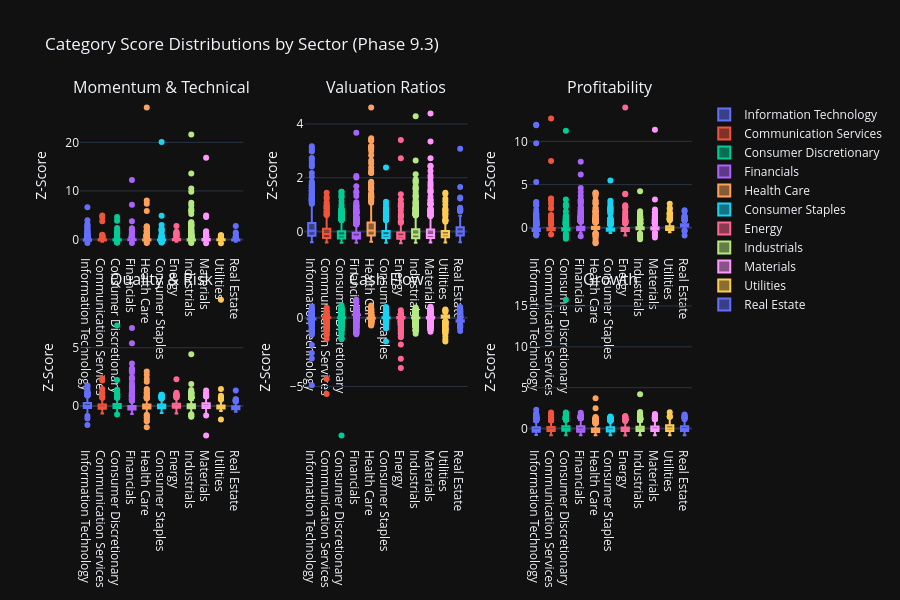

Write notebook code for a chart like this one.
### Code cell
# Visualization 4: Category Distribution Box Plots
print("\n📊 Category Distribution Box Plots:")

# Create box plots for each category showing distribution across sectors
if 'category_score_matrix' in locals() and not category_score_matrix.empty:
    # Add sector information to category scores
    category_scores_with_sector = category_score_matrix.copy()
    category_scores_with_sector['sector'] = all_stocks_scaled['sector'].values

    # Create subplot grid for all categories
    from plotly.subplots import make_subplots
    import math

    categories = [col for col in category_score_matrix.columns]
    n_categories = len(categories)
    n_cols = 3
    n_rows = math.ceil(n_categories / n_cols)

    fig_box = make_subplots(
            rows=n_rows,
            cols=n_cols,
            subplot_titles=categories,
            vertical_spacing=0.12,
            horizontal_spacing=0.1
            )

    for idx, category in enumerate(categories):
        row = idx // n_cols + 1
        col = idx % n_cols + 1

        # Create box plot data for this category
        for sector in category_scores_with_sector['sector'].unique():
            if pd.notna(sector):
                sector_data = category_scores_with_sector[
                    category_scores_with_sector['sector'] == sector
                    ][category].dropna()

                fig_box.add_trace(
                        go.Box(
                                y=sector_data,
                                name=sector,
                                showlegend=(idx == 0),  # Only show legend for first subplot
                                marker_color=px.colors.qualitative.Plotly[
                                    list(category_scores_with_sector['sector'].unique()).index(sector) % 10
                                    ]
                                ),
                        row=row,
                        col=col
                        )

    fig_box.update_layout(
            title_text="Category Score Distributions by Sector (Phase 9.3)",
            height=300 * n_rows,
            showlegend=True
            )

    fig_box.update_yaxes(title_text="Z-Score")

    fig_box.show()
    output_path = eda_output_dir / "phase93_category_distributions_boxplots.html"
    fig_box.write_html(output_path)

    print(f"\n✓ Category distribution box plots complete")
    print(f"  Categories visualized: {n_categories}")
    print(f"  Grid layout: {n_rows}×{n_cols}")
    print(f"  Output: {output_path}")

    # Identify categories with highest variance
    category_variances = category_score_matrix.var().sort_values(ascending=False)
    print(f"\n  📊 Categories with Highest Variance:")
    for category, variance in category_variances.head(5).items():
        print(f"    {category}: {variance:.2f}")
else:
    print("  ⚠️ No category score data available for box plots")

### Figure 1 — Plotly figure (JSON) as saved in the notebook; plotly's stock layout.template omitted (floating-point values rounded to 4 significant figures; data arrays with more than 128 entries replaced by an {"elided": "..."} marker saying what was removed)
{"data": [{"marker": {"color": "#636EFA"}, "name": "Information Technology", "showlegend": true, "y": {"elided": "859 float values"}, "type": "box", "xaxis": "x", "yaxis": "y"}, {"marker": {"color": "#EF553B"}, "name": "Communication Services", "showlegend": true, "y": {"elided": "337 float values"}, "type": "box", "xaxis": "x", "yaxis": "y"}, {"marker": {"color": "#00CC96"}, "name": "Consumer Discretionary", "showlegend": true, "y": {"elided": "804 float values"}, "type": "box", "xaxis": "x", "yaxis": "y"}, {"marker": {"color": "#AB63FA"}, "name": "Financials", "showlegend": true, "y": {"elided": "1120 float values"}, "type": "box", "xaxis": "x", "yaxis": "y"}, {"marker": {"color": "#FFA15A"}, "name": "Health Care", "showlegend": true, "y": {"elided": "674 float values"}, "type": "box", "xaxis": "x", "yaxis": "y"}, {"marker": {"color": "#19D3F3"}, "name": "Consumer Staples", "showlegend": true, "y": {"elided": "478 float values"}, "type": "box", "xaxis": "x", "yaxis": "y"}, {"marker": {"color": "#FF6692"}, "name": "Energy", "showlegend": true, "y": {"elided": "323 float values"}, "type": "box", "xaxis": "x", "yaxis": "y"}, {"marker": {"color": "#B6E880"}, "name": "Industrials", "showlegend": true, "y": {"elided": "1305 float values"}, "type": "box", "xaxis": "x", "yaxis": "y"}, {"marker": {"color": "#FF97FF"}, "name": "Materials", "showlegend": true, "y": {"elided": "651 float values"}, "type": "box", "xaxis": "x", "yaxis": "y"}, {"marker": {"color": "#FECB52"}, "name": "Utilities", "showlegend": true, "y": {"elided": "274 float values"}, "type": "box", "xaxis": "x", "yaxis": "y"}, {"marker": {"color": "#636EFA"}, "name": "Real Estate", "showlegend": true, "y": {"elided": "208 float values"}, "type": "box", "xaxis": "x", "yaxis": "y"}, {"marker": {"color": "#636EFA"}, "name": "Information Technology", "showlegend": false, "y": {"elided": "859 float values"}, "type": "box", "xaxis": "x2", "yaxis": "y2"}, {"marker": {"color": "#EF553B"}, "name": "Communication Services", "showlegend": false, "y": {"elided": "337 float values"}, "type": "box", "xaxis": "x2", "yaxis": "y2"}, {"marker": {"color": "#00CC96"}, "name": "Consumer Discretionary", "showlegend": false, "y": {"elided": "804 float values"}, "type": "box", "xaxis": "x2", "yaxis": "y2"}, {"marker": {"color": "#AB63FA"}, "name": "Financials", "showlegend": false, "y": {"elided": "1120 float values"}, "type": "box", "xaxis": "x2", "yaxis": "y2"}, {"marker": {"color": "#FFA15A"}, "name": "Health Care", "showlegend": false, "y": {"elided": "674 float values"}, "type": "box", "xaxis": "x2", "yaxis": "y2"}, {"marker": {"color": "#19D3F3"}, "name": "Consumer Staples", "showlegend": false, "y": {"elided": "478 float values"}, "type": "box", "xaxis": "x2", "yaxis": "y2"}, {"marker": {"color": "#FF6692"}, "name": "Energy", "showlegend": false, "y": {"elided": "323 float values"}, "type": "box", "xaxis": "x2", "yaxis": "y2"}, {"marker": {"color": "#B6E880"}, "name": "Industrials", "showlegend": false, "y": {"elided": "1305 float values"}, "type": "box", "xaxis": "x2", "yaxis": "y2"}, {"marker": {"color": "#FF97FF"}, "name": "Materials", "showlegend": false, "y": {"elided": "651 float values"}, "type": "box", "xaxis": "x2", "yaxis": "y2"}, {"marker": {"color": "#FECB52"}, "name": "Utilities", "showlegend": false, "y": {"elided": "274 float values"}, "type": "box", "xaxis": "x2", "yaxis": "y2"}, {"marker": {"color": "#636EFA"}, "name": "Real Estate", "showlegend": false, "y": {"elided": "208 float values"}, "type": "box", "xaxis": "x2", "yaxis": "y2"}, {"marker": {"color": "#636EFA"}, "name": "Information Technology", "showlegend": false, "y": {"elided": "859 float values"}, "type": "box", "xaxis": "x3", "yaxis": "y3"}, {"marker": {"color": "#EF553B"}, "name": "Communication Services", "showlegend": false, "y": {"elided": "337 float values"}, "type": "box", "xaxis": "x3", "yaxis": "y3"}, {"marker": {"color": "#00CC96"}, "name": "Consumer Discretionary", "showlegend": false, "y": {"elided": "804 float values"}, "type": "box", "xaxis": "x3", "yaxis": "y3"}, {"marker": {"color": "#AB63FA"}, "name": "Financials", "showlegend": false, "y": {"elided": "1120 float values"}, "type": "box", "xaxis": "x3", "yaxis": "y3"}, {"marker": {"color": "#FFA15A"}, "name": "Health Care", "showlegend": false, "y": {"elided": "674 float values"}, "type": "box", "xaxis": "x3", "yaxis": "y3"}, {"marker": {"color": "#19D3F3"}, "name": "Consumer Staples", "showlegend": false, "y": {"elided": "478 float values"}, "type": "box", "xaxis": "x3", "yaxis": "y3"}, {"marker": {"color": "#FF6692"}, "name": "Energy", "showlegend": false, "y": {"elided": "323 float values"}, "type": "box", "xaxis": "x3", "yaxis": "y3"}, {"marker": {"color": "#B6E880"}, "name": "Industrials", "showlegend": false, "y": {"elided": "1305 float values"}, "type": "box", "xaxis": "x3", "yaxis": "y3"}, {"marker": {"color": "#FF97FF"}, "name": "Materials", "showlegend": false, "y": {"elided": "651 float values"}, "type": "box", "xaxis": "x3", "yaxis": "y3"}, {"marker": {"color": "#FECB52"}, "name": "Utilities", "showlegend": false, "y": {"elided": "274 float values"}, "type": "box", "xaxis": "x3", "yaxis": "y3"}, {"marker": {"color": "#636EFA"}, "name": "Real Estate", "showlegend": false, "y": {"elided": "208 float values"}, "type": "box", "xaxis": "x3", "yaxis": "y3"}, {"marker": {"color": "#636EFA"}, "name": "Information Technology", "showlegend": false, "y": {"elided": "859 float values"}, "type": "box", "xaxis": "x4", "yaxis": "y4"}, {"marker": {"color": "#EF553B"}, "name": "Communication Services", "showlegend": false, "y": {"elided": "337 float values"}, "type": "box", "xaxis": "x4", "yaxis": "y4"}, {"marker": {"color": "#00CC96"}, "name": "Consumer Discretionary", "showlegend": false, "y": {"elided": "804 float values"}, "type": "box", "xaxis": "x4", "yaxis": "y4"}, {"marker": {"color": "#AB63FA"}, "name": "Financials", "showlegend": false, "y": {"elided": "1120 float values"}, "type": "box", "xaxis": "x4", "yaxis": "y4"}, {"marker": {"color": "#FFA15A"}, "name": "Health Care", "showlegend": false, "y": {"elided": "674 float values"}, "type": "box", "xaxis": "x4", "yaxis": "y4"}, {"marker": {"color": "#19D3F3"}, "name": "Consumer Staples", "showlegend": false, "y": {"elided": "478 float values"}, "type": "box", "xaxis": "x4", "yaxis": "y4"}, {"marker": {"color": "#FF6692"}, "name": "Energy", "showlegend": false, "y": {"elided": "323 float values"}, "type": "box", "xaxis": "x4", "yaxis": "y4"}, {"marker": {"color": "#B6E880"}, "name": "Industrials", "showlegend": false, "y": {"elided": "1305 float values"}, "type": "box", "xaxis": "x4", "yaxis": "y4"}, {"marker": {"color": "#FF97FF"}, "name": "Materials", "showlegend": false, "y": {"elided": "651 float values"}, "type": "box", "xaxis": "x4", "yaxis": "y4"}, {"marker": {"color": "#FECB52"}, "name": "Utilities", "showlegend": false, "y": {"elided": "274 float values"}, "type": "box", "xaxis": "x4", "yaxis": "y4"}, {"marker": {"color": "#636EFA"}, "name": "Real Estate", "showlegend": false, "y": {"elided": "208 float values"}, "type": "box", "xaxis": "x4", "yaxis": "y4"}, {"marker": {"color": "#636EFA"}, "name": "Information Technology", "showlegend": false, "y": {"elided": "859 float values"}, "type": "box", "xaxis": "x5", "yaxis": "y5"}, {"marker": {"color": "#EF553B"}, "name": "Communication Services", "showlegend": false, "y": {"elided": "337 float values"}, "type": "box", "xaxis": "x5", "yaxis": "y5"}, {"marker": {"color": "#00CC96"}, "name": "Consumer Discretionary", "showlegend": false, "y": {"elided": "804 float values"}, "type": "box", "xaxis": "x5", "yaxis": "y5"}, {"marker": {"color": "#AB63FA"}, "name": "Financials", "showlegend": false, "y": {"elided": "1120 float values"}, "type": "box", "xaxis": "x5", "yaxis": "y5"}, {"marker": {"color": "#FFA15A"}, "name": "Health Care", "showlegend": false, "y": {"elided": "674 float values"}, "type": "box", "xaxis": "x5", "yaxis": "y5"}, {"marker": {"color": "#19D3F3"}, "name": "Consumer Staples", "showlegend": false, "y": {"elided": "478 float values"}, "type": "box", "xaxis": "x5", "yaxis": "y5"}, {"marker": {"color": "#FF6692"}, "name": "Energy", "showlegend": false, "y": {"elided": "323 float values"}, "type": "box", "xaxis": "x5", "yaxis": "y5"}, {"marker": {"color": "#B6E880"}, "name": "Industrials", "showlegend": false, "y": {"elided": "1305 float values"}, "type": "box", "xaxis": "x5", "yaxis": "y5"}, {"marker": {"color": "#FF97FF"}, "name": "Materials", "showlegend": false, "y": {"elided": "651 float values"}, "type": "box", "xaxis": "x5", "yaxis": "y5"}, {"marker": {"color": "#FECB52"}, "name": "Utilities", "showlegend": false, "y": {"elided": "274 float values"}, "type": "box", "xaxis": "x5", "yaxis": "y5"}, {"marker": {"color": "#636EFA"}, "name": "Real Estate", "showlegend": false, "y": {"elided": "208 float values"}, "type": "box", "xaxis": "x5", "yaxis": "y5"}, {"marker": {"color": "#636EFA"}, "name": "Information Technology", "showlegend": false, "y": {"elided": "859 float values"}, "type": "box", "xaxis": "x6", "yaxis": "y6"}, {"marker": {"color": "#EF553B"}, "name": "Communication Services", "showlegend": false, "y": {"elided": "337 float values"}, "type": "box", "xaxis": "x6", "yaxis": "y6"}, {"marker": {"color": "#00CC96"}, "name": "Consumer Discretionary", "showlegend": false, "y": {"elided": "804 float values"}, "type": "box", "xaxis": "x6", "yaxis": "y6"}, {"marker": {"color": "#AB63FA"}, "name": "Financials", "showlegend": false, "y": {"elided": "1120 float values"}, "type": "box", "xaxis": "x6", "yaxis": "y6"}, {"marker": {"color": "#FFA15A"}, "name": "Health Care", "showlegend": false, "y": {"elided": "674 float values"}, "type": "box", "xaxis": "x6", "yaxis": "y6"}, {"marker": {"color": "#19D3F3"}, "name": "Consumer Staples", "showlegend": false, "y": {"elided": "478 float values"}, "type": "box", "xaxis": "x6", "yaxis": "y6"}, {"marker": {"color": "#FF6692"}, "name": "Energy", "showlegend": false, "y": {"elided": "323 float values"}, "type": "box", "xaxis": "x6", "yaxis": "y6"}, {"marker": {"color": "#B6E880"}, "name": "Industrials", "showlegend": false, "y": {"elided": "1305 float values"}, "type": "box", "xaxis": "x6", "yaxis": "y6"}, {"marker": {"color": "#FF97FF"}, "name": "Materials", "showlegend": false, "y": {"elided": "651 float values"}, "type": "box", "xaxis": "x6", "yaxis": "y6"}, {"marker": {"color": "#FECB52"}, "name": "Utilities", "showlegend": false, "y": {"elided": "274 float values"}, "type": "box", "xaxis": "x6", "yaxis": "y6"}, {"marker": {"color": "#636EFA"}, "name": "Real Estate", "showlegend": false, "y": {"elided": "208 float values"}, "type": "box", "xaxis": "x6", "yaxis": "y6"}], "layout": {"xaxis": {"anchor": "y", "domain": [0.0, 0.2667]}, "yaxis": {"anchor": "x", "domain": [0.56, 1.0], "title": {"text": "Z-Score"}}, "xaxis2": {"anchor": "y2", "domain": [0.3667, 0.6333]}, "yaxis2": {"anchor": "x2", "domain": [0.56, 1.0], "title": {"text": "Z-Score"}}, "xaxis3": {"anchor": "y3", "domain": [0.7333, 1.0]}, "yaxis3": {"anchor": "x3", "domain": [0.56, 1.0], "title": {"text": "Z-Score"}}, "xaxis4": {"anchor": "y4", "domain": [0.0, 0.2667]}, "yaxis4": {"anchor": "x4", "domain": [0.0, 0.44], "title": {"text": "Z-Score"}}, "xaxis5": {"anchor": "y5", "domain": [0.3667, 0.6333]}, "yaxis5": {"anchor": "x5", "domain": [0.0, 0.44], "title": {"text": "Z-Score"}}, "xaxis6": {"anchor": "y6", "domain": [0.7333, 1.0]}, "yaxis6": {"anchor": "x6", "domain": [0.0, 0.44], "title": {"text": "Z-Score"}}, "annotations": [{"font": {"size": 16}, "showarrow": false, "text": "Momentum & Technical", "x": 0.1333, "xanchor": "center", "xref": "paper", "y": 1.0, "yanchor": "bottom", "yref": "paper"}, {"font": {"size": 16}, "showarrow": false, "text": "Valuation Ratios", "x": 0.5, "xanchor": "center", "xref": "paper", "y": 1.0, "yanchor": "bottom", "yref": "paper"}, {"font": {"size": 16}, "showarrow": false, "text": "Profitability", "x": 0.8667, "xanchor": "center", "xref": "paper", "y": 1.0, "yanchor": "bottom", "yref": "paper"}, {"font": {"size": 16}, "showarrow": false, "text": "Quality & Risk", "x": 0.1333, "xanchor": "center", "xref": "paper", "y": 0.44, "yanchor": "bottom", "yref": "paper"}, {"font": {"size": 16}, "showarrow": false, "text": "Cash Flow", "x": 0.5, "xanchor": "center", "xref": "paper", "y": 0.44, "yanchor": "bottom", "yref": "paper"}, {"font": {"size": 16}, "showarrow": false, "text": "Growth", "x": 0.8667, "xanchor": "center", "xref": "paper", "y": 0.44, "yanchor": "bottom", "yref": "paper"}], "title": {"text": "Category Score Distributions by Sector (Phase 9.3)"}, "height": 600, "showlegend": true}}
